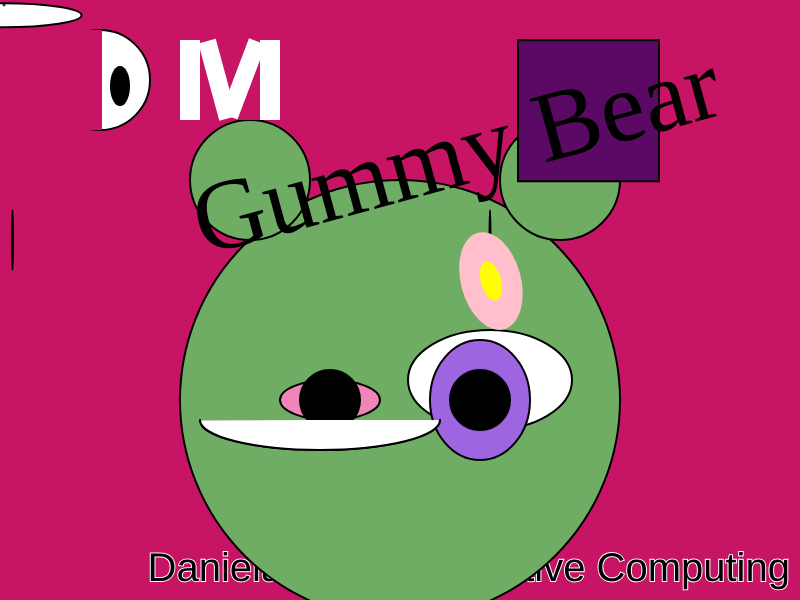
Frame 1 (no input)
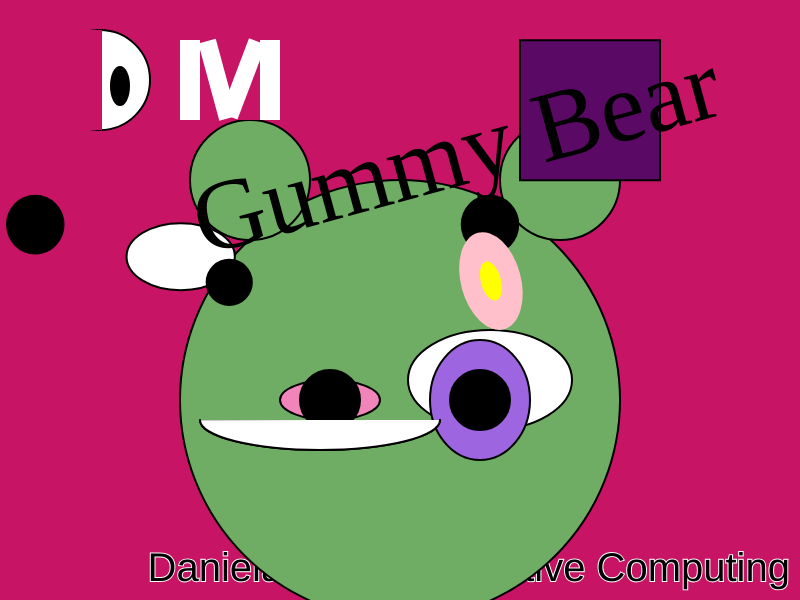
Frame 60 (no input)
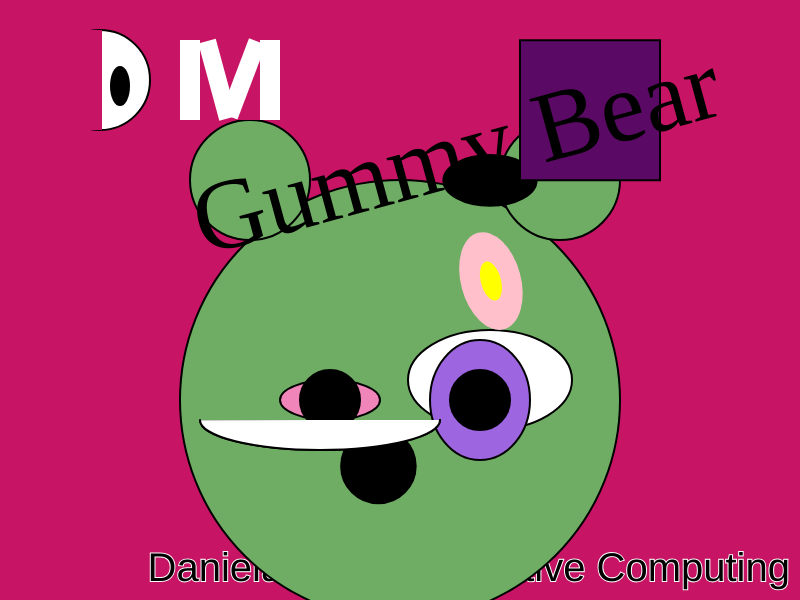
Frame 120 (the mouse pressed at the canvas centre since frame 60)

The p5.js sketch that drew these frames (run headless with seeded random() and noise() and a simulated clock; from frame 60 on, the mouse is pressed at the canvas centre):

// p5.js sketch
// ── sketch.js
let canvasWidth;
let canvasHeight;

let drawFunctionList = [daniellaDraw]; //danielDraw];//charanDraw, alvandDraw, athanDraw , marcoDraw, minaDraw, maxDraw];
let drawFunctionIndex = drawFunctionList.length - 1;
let timingInterval = 20000;

function setup() {
  canvasWidth = displayWidth; //768;
  canvasHeight = displayHeight; //1024;  
  createCanvas(canvasWidth, canvasHeight);
  //scale(.5);
  //maxDraw();
  nextProject();
  setInterval(nextProject, timingInterval);
}
function draw() {
  //  background(220);
  drawFunction = drawFunctionList[drawFunctionIndex];
 // console.log(drawFunctionIndex);
  push();
  drawFunction();
  pop();
}

function nextProject(){
  console.log("nextProject", drawFunctionList.length);
  drawFunctionIndex = (drawFunctionIndex + 1) % drawFunctionList.length;
}

function showCaption(textString) {
  push();
  stroke("white");
  strokeWeight(2);
  fill("black");
  textAlign(RIGHT, BOTTOM);
  textSize(40);
  text(textString, canvasWidth - 10, canvasHeight - 10);
  pop();
}


function maxDraw() {
  background("rgb(190,0,33)");

  
  showCaption("Max Vanier - Creative Computing");

  scale(2);
  //base face
 
  let tooth_point_x = 472;
  let tooth_point_y = 315;
  let mustache_left_x = 480;
  let mustache_left_y = 270;
  let mustache_right_x = 520;
  let mustache_right_y = 270;
  

  //base face
  strokeWeight(0);
  fill("rgb(224,202,163)");
  circle(500, 200, 220);
  fill("rgb(219,195,154)");
  beginShape();
  vertex(400, 200);
  vertex(600, 200);
  vertex(610, 310);
  vertex(580, 350);
  vertex(420, 350);
  vertex(390, 310);
  vertex(400, 200);
  endShape();

  //mouth and nose
  fill("rgb(212,188,150)");
  ellipse(500, 310, 160, 190);

  beginShape();
  fill("rgb(198,175,142)");
  vertex(480, 225);
  vertex(520, 225);
  vertex(525, 265);
  vertex(475, 265);

  endShape();

  beginShape();
  fill("rgb(198,170,129)");
  vertex(482, 215);
  vertex(518, 215);
  vertex(505, 275);
  vertex(495, 275);
  endShape();

  //right eye
  strokeWeight(1);
  fill("white");
  ellipse(550, 210, 40, 18);
  strokeWeight(0);
  fill("rgb(251,217,30)");
  circle(550, 212, 15);
  fill("rgb(93,58,15)");
  circle(549, 214, 8);

  //hairs left
  fill("rgb(222,222,222)");
  triangle(385, 140, 390, 200, 420, 160);
  fill("rgb(227,227,227)");
  triangle(370, 160, 395, 200, 420, 180);
  fill("rgb(220,219,219)");
  triangle(380, 155, 395, 180, 450, 170);

  //hairs right

  //mouth and teeth
  fill("black");
  rect(455, 290, 90, 55);

  fill("white");

  beginShape();
  vertex(tooth_point_x, tooth_point_y);
  vertex(tooth_point_x + 10, tooth_point_y);
  vertex(tooth_point_x + 8, tooth_point_y + 20);
  vertex(tooth_point_x + 2, tooth_point_y + 20);
  endShape();

  beginShape();
  vertex(482, 314);
  vertex(492, 314);
  vertex(490, 334);
  vertex(484, 334);
  endShape();

  beginShape();
  vertex(492, 313);
  vertex(502, 313);
  vertex(500, 333);
  vertex(494, 333);
  endShape();

  beginShape();
  vertex(502, 313);
  vertex(512, 313);
  vertex(510, 333);
  vertex(504, 333);
  endShape();

  beginShape();
  vertex(512, 314);
  vertex(522, 314);
  vertex(520, 334);
  vertex(514, 334);
  endShape();

  beginShape();
  vertex(522, 315);
  vertex(532, 315);
  vertex(530, 335);
  vertex(524, 335);
  endShape();

  //lips, cheekbones, ears
  fill("rgb(212,188,150)");
  ellipse(480, 340, 65, 36);
  ellipse(520, 340, 65, 36);

  //scar
  fill("pink");
  triangle(582, 125, 590, 135, 480, 140);
  triangle(490, 140, 400, 300, 500, 138);

  //left eye
  strokeWeight(1);
  fill("white");
  ellipse(450, 210, 33, 18);

  //eyebrows
  strokeWeight(0);
  triangle(420, 190, 480, 195, 420, 200);

  //Mustache
  beginShape();
  vertex(mustache_left_x, mustache_left_y);
  vertex(mustache_left_x + 20, mustache_left_y + 30);
  vertex(mustache_left_x - 20, mustache_left_y + 40);
  vertex(mustache_left_x - 50, mustache_left_y + 70);
  vertex(mustache_left_x - 40, mustache_left_y + 20);
  endShape();
  
  beginShape ()
  vertex(mustache_right_x , mustache_right_y);
  vertex(mustache_right_x -20 , mustache_right_y + 30 );
  vertex(mustache_right_x + 20, mustache_right_y + 40);
  vertex(mustache_right_x + 50, mustache_right_y + 70);
  vertex(mustache_right_x + 40, mustache_right_y + 20);
  
  endShape();
  
  triangle (500, 300, 520, 270, 480, 270)

  // blocking off
  strokeWeight(0);
  fill("rgb(190,0,33)");
  square(430, 380, 140);

  //insignia
  fill("rgb(13,198,239)");
  circle(100, 105, 150);
  fill("rgb(190,0,33)");
  //lightning bolts
  beginShape();
  vertex(60, 20);
  vertex(60, 60);
  vertex(75, 40);
  vertex(60, 120);
  vertex(60, 70);
  vertex(45, 90);
  endShape();

  beginShape();
  vertex(100, 50);
  vertex(100, 100);
  vertex(115, 80);
  vertex(100, 160);
  vertex(100, 110);
  vertex(85, 130);
  endShape();

  beginShape();
  vertex(140, 90);
  vertex(140, 140);
  vertex(155, 120);
  vertex(140, 200);
  vertex(140, 150);
  vertex(125, 170);
  endShape();

  //letter C
  fill("rgb(13,198,239)");
  circle(100, 250, 120);
  fill("rgb(190,0,33)");
  circle(100, 250, 80);
  circle(180, 250, 120);


}


let squareX= 100;
let squareY= 0.1;
let squareW= 100;
let rampAplitude= 60;
let sinSpeed= 90;
let sinAmplitude= 90;
function daniellaDraw() {
  background(200,20,100); // Colour of background

  showCaption("Daniela Malka - Creative Computing");
  scale(2);

  let adjustedWidth = width / 2;
  let adjustedHeight = height / 2;

  let eyeColour="rgb(158,101,224)" // Eye colour
  let eyecolour2="rgb(240,133,185)" // Eye colour for the second eye

  let skinColour="rgb(112,173,100)" // Skin colour
  let nosesizeX=sin(frameCount*0.01)*203 // Nose size X-axis
  let nosesizeY=sin(frameCount*0.01)*250 // Nose size Y-axis
  let nosesizeRadius=sin(frameCount*0.01)*40 // Nose size radius
  let lowereyebrowX=sin(frameCount*0.05)*125 // To lower the eyebrow on the X-axis
  let lowereyebrowY=cos(frameCount*0.006)*120 //To lower the eyebrow on the Y-axis
  let lowereyebrowL=sin(frameCount*0.01)*50 // To lower the eyebrow length
  let lowereyebrowW=cos(frameCount*0.1)*30 // To lower the eyebrow width
  let eyesizeX=sin(frameCount*0.01)*160 // Eye size X-axis
  let eyesizeY=sin(frameCount*0.04)*190 // Eye size Y-axis
  let eyesizeL=cos(frameCount*0.3)*82 // Eye length
  let eyesizeW=sin(frameCount*0.1)*120 // Eye width
  let letterColour="rgb(311,422,353)" // Colour for the letters of my insignia.
  let eyebrowColour="rgb(0,0,0)" // Eyebrow colour
  
  fill(skinColour);
  circle(200, 200, 220); // Circle for my head
  square(250,60,60,300); // Antenna #1
  square(95, 60,60, 300); // Antenna #2 
  fill(255,255,255); // Colour for body
  ellipse(eyesizeX, eyesizeY, eyesizeL, eyesizeW); // Eye #1
  ellipse(245, 190, 82, 50); // Eye #2
  fill(eyeColour);
  ellipse(240, 200, 50, 60); // Iris #1
  fill(eyecolour2);
  ellipse(165, 200, 50, 20); // Iris #2
  fill(0,0,0);
  ellipse(240, 200, 30, 30, 0); // Retina #1
  ellipse(165, 200, 30, 30, 0); // Retina #2
  push();
  fill (0,0,0);
  circle(nosesizeX,nosesizeY,nosesizeRadius); // Nose
  pop();
  push();
  fill (eyebrowColour);
  ellipse(lowereyebrowX, lowereyebrowY, lowereyebrowL, lowereyebrowW);// Eyebrow #1
  ellipse(245, lowereyebrowY, lowereyebrowL, lowereyebrowW); // Eyebrow #2
  pop();
  push();
  arc(adjustedWidth*.4, adjustedHeight*.7, adjustedWidth*.3, adjustedHeight*.1, 0, 3.14); // Mouth
  fill(283,292,292);
  arc(adjustedWidth*.4, adjustedHeight*.7, adjustedWidth*.3, adjustedHeight*.1, 0, 3.14); // Smile (teeth)
  pop();
  fill(90,10,100);
  let offset = frameCount % rampAplitude;
  offset = offset - (rampAplitude / 1);  
  square(squareX = 200-offset, squareY + 20, squareW+offset /2);
  fill(letterColour);
  circle(50,40,50); // For the letter D
  noStroke(); // To get rid of the outline of the square that hides the rest of the circle to create a "D"-like shape.
  fill(200,20,100); // For the letter D
  square(1,15,50); // For the letter D
  fill(0,0,0); // For the inside of the D
  ellipse(60,43, 10, 20); // For the inside of the D
  fill(200,20,100); // For the letter M
  rect(90,20,50,40); // For the letter M
  fill(letterColour);
  rect(90,20,10,40); // For the letter M
  rect(130,20,10,40); // For the letter M
  rotate(50); // For the letter M
  rect(90,47,9,40); // For the letter M
  push(); // To make sure whatever is within the push and pop stays inside.
  fill(letterColour);
  rectMode(CENTER); // For the letter M
  translate(107,70); // For the letter M
  rotate(PI*0.2); // For the letter M
  rect(0,0,9,40); // For the letter M
  pop();
  fill(255, 192, 203); // Pink color
  ellipse(200, 200, 30, 50); // Petals
  fill(255, 255, 0); // Yellow color
  ellipse(200, 200, 30 / 3, 60 / 3); // Center
  fill(0); // Set text color to black
  textSize(50);
  textFont('Times New Roman');
  textAlign(CENTER);
  text('Gummy Bear', adjustedWidth / 2, adjustedHeight / 2);


}

function minaDraw(){
  background("white"); //

  showCaption("Mina Wei - Creative Computing");

  stroke("black");
  strokeWeight(3);
  fill("#F14E28");
  ellipse(490, 270, 150, 400); // left bow

  stroke("black");
  strokeWeight(3);
  fill("#F14E28");
  ellipse(710, 270, 150, 400); // left bow

  stroke("black");
  strokeWeight(3);
  fill("#F14E28");
  circle(600, 355, 100); // center of bow

  stroke("black");
  strokeWeight(3);
  fill("#FDDAC6");
  ellipse(600, 600, 520, 500); // head base

  stroke("black");
  strokeWeight(3);
  fill("white");
  ellipse(450, 610, 220, 250); // eyes on the left

  stroke("#F583B7");
  strokeWeight(3);
  fill("#F583B7");
  ellipse(465, 605, 195, 205); // eye colour

  stroke("black");
  strokeWeight(3);
  fill("black");
  ellipse(475, 599, 175, 190); // pupil

  stroke("white");
  strokeWeight(3);
  fill("white");
  ellipse(520, 600, 45, 45); // white dot

  stroke("black");
  strokeWeight(3);
  fill("white");
  ellipse(750, 610, 220, 250); // eyes on the right

  stroke("#F583B7");
  strokeWeight(3);
  fill("#F583B7");
  ellipse(735, 605, 195, 205); // eye colour

  stroke("black");
  strokeWeight(3);
  fill("black");
  ellipse(720, 599, 175, 190); // pupil

  stroke("white");
  strokeWeight(3);
  fill("white");
  ellipse(680, 600, 45, 45); // white dot

  stroke("black");
  fill("#F68421");
  // OPEN fill mode.
  arc(600, 520, 490, 335, PI, PI - QUARTER_PI - QUARTER_PI - HALF_PI, OPEN); // hair

  stroke("#FDDAC6");
  strokeWeight(3);
  fill("#FDDAC6");
  triangle(620, 520, 600, 480, 580, 520); //cut of bangs

  stroke("black");
  strokeWeight(3);
  fill("black");
  triangle(430, 520, 470, 485, 470, 520); //cut of bangs

  stroke("black");
  strokeWeight(3);
  fill("black");
  triangle(770, 520, 730, 485, 730, 520); //cut of bangs

  fill("#FDDAC6");
  arc(600, 740, 50, 60, 0, PI, OPEN); // mouth

  line(620, 520, 846, 520); // bangs outline

  line(580, 520, 354, 520); // bangs outline

  line(600, 480, 580, 520); // bangs outline

  line(600, 480, 620, 520); // bangs outline

 
}



let hueValue = 0; //the starting color is red

function danielDraw(){
  background(hueValue, 100, 100); //color of the background
  
  showCaption("Daniel Kim - Creative Computing");

  scale(1.25);
  let bigEars = 260; //size of ears
  let kmLines = 10; //size of initials
  let eyeballSize = 50; //size of eyeballs
  let heightEars = 260; //height level of ears
  let rightearColor = "grey"; //color of right ear
  let leftearColor = "grey"; //color of left ear
  let faceColor = "darkgrey"; //color of face
  let mouthColor = "black"; //color of mouth
  let pupilColor = "black"; //color of pupils
  let noseColor = "black"; //color of nose
  let nosedroolColor = "lightblue"; //color of nose drool
  let eyeballOutlineSize = sin(frameCount * 0.03) * 20 + 25; //size of eyeball outline
  let pupilSize = sin(frameCount * 0.03) * 10 + 15; //pupils blinking
  let mouthSize = sin(frameCount * 0.0315) * 25 + 30; //mouth opening and closing
  let noseDroolSize = sin(frameCount * 0.025) * 50 + 60; //nosedrool hanging then going   back into nose
  let earSize = sin(frameCount * 0.05) * 5 + 220; //ears twitching
  let rampAmplitude = 200; 
  
  let rampOffset = 50; 
  
  let rampSpeed = 0.75; 

  strokeWeight(5); //thickness of lines

  fill(rightearColor); //color of the right ear

  circle(570, heightEars, earSize); //right ear

  fill(leftearColor); //colour of the left ear

  circle(210, heightEars, earSize); //left ear

  fill(faceColor); //color of the face

  circle(390, 320, 400); //face

  ellipse(310, 290, eyeballSize, eyeballOutlineSize); //outline of left eye

  ellipse(465, 290, eyeballSize, eyeballOutlineSize); //outline of right eye

  fill(pupilColor); //color of pupils

  ellipse(310, 290, 25, pupilSize); //pupil of left eye

  ellipse(465, 290, 25, pupilSize); //pupil of right eye

  fill(nosedroolColor); //color nose drool

  ellipse(390, 355, 30, noseDroolSize); //nose drool

  fill(noseColor); //nose

  ellipse(387, 330, 40, 100); //nose

  fill(mouthColor); //color of mouth

  ellipse(387, 450, 70, mouthSize); //mouth

  strokeWeight(5); //thickness of K, dot, and M

  line(30, kmLines, 30, 75); //straight line of K

  line(60, kmLines, 30, 55); //line facing upper right of K

  line(30, 42, 60, 75); //line facing lower right of K

  point(80, 75); //dot in between initials

  line(100, kmLines, 100, 75); //first line on the left M

  line(100, kmLines, 120, 75); //second line facing the middle point of M

  line(145, kmLines, 120, 75); //third line facing right corner of M

  line(145, kmLines, 145, 75); //fourth straight line on the right of M

  hueValue = (hueValue + 1) % 360; //color changing all the way to 360 for all colors of rainbow

}


// My 5 variables
let skyColor = [135, 206, 235] // starting sky color

let groundColor = [0, 128, 0] // made every variable (groundColor) so that the color changing is syncronised
let shirtColor = [0, 128, 0]
let pantsColor = [0, 128, 0]
let skinColor = [0, 128, 0]

// Sun Variables
let angle = 0
let amplitude = 150
let frequency = 0.01
let sunRadius = 50

// Clouds
let cloudX = 0
let cloudSpeed = 1.5
let cloudSize = 60

// Lasso
let lassoAngle = 0
let lassoSpeed = 0.07
function marcoDraw() {

  
  // Sun position
  let sunY = canvasHeight / 4 + sin(angle) * amplitude
  // t determines how orange the sky is
  let t = map(sunY, height/4 - amplitude, height/4 + amplitude, 0, 1)
  t = constrain(t, 0, 1)

  // Interpolate sky color
  let skyR = lerp(skyColor[0], 255, t)
  let skyG = lerp(skyColor[1], 165, t)
  let skyB = lerp(skyColor[2], 0, t)

  background(skyR, skyG, skyB)

  showCaption("Marco DiFruscia - Creative Computing");

  scale(2);

 
  // Clouds moving across the sky
  cloudX += cloudSpeed
  if (cloudX > width + cloudSize * 2) cloudX = -cloudSize

  noStroke()
  fill(255)
  ellipse(cloudX, 70, cloudSize, cloudSize * 0.8)
  ellipse(cloudX + 40, 70, cloudSize, cloudSize * 0.8)
  ellipse(cloudX + 20, 55, cloudSize, cloudSize * 0.8)

  // Sun
  fill(255, 255, 0)
  circle(100, sunY, sunRadius * 2)

  // Ground
  fill(groundColor[0] % 300, groundColor[1] % 200, groundColor[2] % 100)
  rect(0, 440, width, 60)
  groundColor[0]++
  groundColor[1]++
  groundColor[2]++

  // Legs
  fill(groundColor[0] % 300, groundColor[1] % 200, groundColor[2] % 100)
  rect(200, 300, 40, 120, 5)
  rect(260, 300, 40, 120, 5)

  // Boots
  fill(90, 50, 20)
  rect(195, 420, 45, 20, 3)
  rect(260, 420, 45, 20, 3)

  // Body
  fill(groundColor[0] % 300, groundColor[1] % 200, groundColor[2] % 100)
  rect(200, 180, 100, 140, 10)

  // Arms 
  fill(groundColor[0] % 300, groundColor[1] % 200, groundColor[2] % 100)
  rect(160, 200, 38, 88, 10)
  rect(302, 200, 38, 88, 10)

  // Hands
  fill(groundColor[0] % 300, groundColor[1] % 200, groundColor[2] % 100)
  circle(180, 290, 26)
  circle(320, 290, 24)

  // Belt
  fill(0)
  rect(200, 310, 100, 12)
  fill(255, 215, 0)
  rect(245, 310, 20, 12)

  // Bandana
  fill(200, 0, 0)
  triangle(200, 180, 300, 180, 250, 230)

  // Head
  fill(groundColor[0] % 300, groundColor[1] % 200, groundColor[2] % 100)
  ellipse(250, 120, 120, 130)

  // Hat
  fill(110, 70, 20)
  rect(215, 45, 70, 33, 6)
  ellipse(250, 85, 200, 40)

  // Face
  fill(255)
  ellipse(230, 120, 20, 18)
  ellipse(270, 120, 20, 18)
  fill(0)
  ellipse(230, 120, 8, 8)
  ellipse(270, 120, 8, 8)

  // Eyebrows
  stroke(60, 30, 10)
  strokeWeight(4)
  line(220, 105, 240, 110)
  line(260, 110, 280, 105)
  noStroke()

  // Mouth
  stroke(0)
  strokeWeight(3)
  line(230, 150, 270, 150)
  noStroke()

  // Badge
  fill(255, 215, 0)
  circle(280, 225, 16)

  // Lasso
  noFill()
  stroke(180, 120, 40)
  strokeWeight(4)
  let loopX = 350 + cos(lassoAngle) * 50
  let loopY = 240 + sin(lassoAngle) * 50
  line(350, 240, 320, 290)
  noFill()
  circle(loopX, loopY, 100)
  lassoAngle += lassoSpeed

  // Initials "C.B"
  stroke(0)
  strokeWeight(5)
  line(20, 20, 50, 20)
  line(20, 20, 20, 60)
  line(20, 60, 50, 60)
  line(70, 20, 70, 60)
  line(70, 20, 90, 30)
  line(90, 30, 70, 40)
  line(70, 40, 90, 50)
  line(90, 50, 70, 60)

  // Sun movement
  angle += frequency

 
}



//Variables
let faceSize = 250; // size of the head (main circle)
let earSize = 80; // diameter of the headphone earcups
let eyeSize = 67; // diameter of eyeballs
let pupilSize = 35; // diameter of pupils
let mouthSize = 100; // width/height of the mouth arc
let faceColor = "#FF539B"; //head/face color
let earColor = "#4AE6E6"; // headphone earcup color
let pupilLeft = 60; // left puupil size
let pupilRight = 60; // right pupil size

// starting values
let cx = 200;
let cy = 220;
faceSize = 230;
let mouthW = 110;
let earBase = 75;
let earOffsetX = 140;
bandHeight = 165;
let notes = []; //music notes

// ramp function
function ramp(period) {
  return (frameCount % period) / period;
}

// draw a triangle nose
function drawNose(x, y, w, h, c) {
  push();
  fill(c);
  stroke(0);
  strokeWeight(2);
  triangle(x, y - h * 0.6, x - w * 0.5, y + h * 0.4, x + w * 0.5, y + h * 0.4);
  pop();
}

//long music note
function drawNote(x, y, s, hueVal, alphaVal) {
  push();
  translate(x, y);
  noStroke();
  fill(hueVal, 70, 95, alphaVal);

  // note head
  ellipse(0, 0, s * 1.1, s * 0.8);

  // stem
  fill(hueVal, 70, 80, alphaVal);
  rect(s * 0.45, -s * 2.2, s * 0.15, s * 2.4, 2);

  // small curved flag
  noFill();
  stroke(hueVal, 70, 80, alphaVal);
  strokeWeight(2);
  arc(s * 0.52, -s * 2.1, s * 0.9, s * 0.9, -PI / 2, 0);
  pop();
}

// add a new note near the right side of the head
function spawnNote() {
  notes.push({
    x: cx + 40 + random(-10, 10),
    y: cy + 10 + random(-6, 6),
    vy: random(1.0, 1.8), // up speed
    wob: random(0.02, 0.04), // sideways wiggle
    s: random(10, 14), // size
    hue: random(190, 300), // color
    life: 0, // age (frames)
  });
}

// move and draw the notes
function updateNotes() {
  for (let i = notes.length - 1; i >= 0; i--) {
    let n = notes[i];
    n.y -= n.vy; // go up
    n.x += 6 * sin(n.life * n.wob); // wiggle
    n.life++;

    // fade out slowly (longer life)
    let a = map(n.life, 0, 260, 100, 0); // 260 frames ≈ 4+ sec
    drawNote(n.x, n.y, n.s, n.hue, a);

    if (n.life > 280 - n.y < -20) notes.splice(i, 1);
  }
}

// simple initials (unchanged)
function drawInitials() {
  push();
  stroke(0);
  strokeWeight(3);
  noFill();
  line(20, 40, 20, 10);
  line(20, 10, 30, 25);
  line(30, 25, 40, 10);
  line(40, 10, 40, 40);
  circle(55, 38, 5);
  line(70, 40, 70, 10);
  line(70, 10, 80, 25);
  line(80, 25, 90, 10);
  line(90, 10, 90, 40);
  pop();
}

function athanDraw(){
  colorMode(HSB);

  //time controls
  const slow = ramp(500); // slow  ramp
  const med = ramp(240); // medium ramp
  const fast = ramp(120); // fast  ramp

  // background (color change with sin)
  bgHue = map(sin(frameCount * 0.01), -1, 1, 220, 260);
  background(bgHue, 40, 25);

  showCaption("Athanassios Mavritsakis - Creative Computing");


  scale(2);


  // head bop
  headBop = 0.15 * sin(frameCount * 0.04);

  //variable animations
  eyeSize = 52 + 8 * sin(frameCount * 0.02); // small range
  pupilLeft = 18 + 14 * abs(sin(frameCount * 0.07)); // blink
  pupilRight = 18 + 14 * abs(sin(frameCount * 0.07 + 0.8)); // offset
  mouthH = 50 + 50 * med; // ramp
  earLeft = earBase + 18 * fast; // grows (low to high)
  earRight = earBase + 18 * (1 - fast); // shrinks (high to low)

  // headphone band
  bandWidth = earOffsetX * 2 + max(earLeft, earRight);
  bandY = cy - 60 + 3 * sin(frameCount * 0.02);

  // spawn long notes regularly (uses modulo for timing) ----
  if (frameCount % 14 === 0) spawnNote();
  updateNotes();

  // HEAD (rotate to bop) ----
  push();
  translate(cx, cy);
  rotate(headBop);

  // headphone band
  noFill();
  stroke(0);
  strokeWeight(8);
  arc(0, 90, 330, 450, PI + QUARTER_PI, TWO_PI - QUARTER_PI);

  // head
  fill(315, 70, 85);
  stroke(0);
  strokeWeight(4);
  circle(0, 0, faceSize);

  // earcups (outside + connected)
  fill(185, 65, 90);
  stroke(0);
  strokeWeight(3);
  circle(-earOffsetX, 0, earLeft);
  circle(earOffsetX, 0, earRight);

  // eyes
  fill(270, 60, 70);
  stroke(0);
  strokeWeight(2);
  ellipse(-45, -40, eyeSize, eyeSize);
  ellipse(45, -40, eyeSize, eyeSize);

  // pupils
  fill(0, 0, 100);
  circle(-45, -40, pupilLeft);
  circle(45, -40, pupilRight);

  // nose (custom function)
  drawNose(0, 5, 60, 55, color(230, 60, 80));

  // mouth (ramp opens/closes)
  fill(25, 70, 95);
  stroke(0);
  strokeWeight(3);
  arc(0, 60, mouthW, mouthH, 0, PI + QUARTER_PI);

  pop();

  // initials
  drawInitials();


}


// VARIABLES
let leftEarTipX = 100;
let rightEarTipX = 300;
let leftSideNose = 200;

// Track how many blinks have happened
let blinkCount = 0;
let eyeColorIsRed = true;
function alvandDraw(){

  background('#2C397D');

  showCaption("Alvand Mohammadpouryazdi - Creative Computing");

  scale(2);


  // --- ANIMATION VARIABLES ---
  let blinkSpeed = frameCount % 50; // resets every 4 seconds
  let eyeOpen;
  if (blinkSpeed < 10) {
    eyeOpen = map(blinkSpeed, 0, 10, 20, 2); // closing
  } else if (blinkSpeed < 20) {
    eyeOpen = map(blinkSpeed, 10, 20, 2, 20); // opening
  } else {
    eyeOpen = 20; // open
  }

  // Every time a blink cycle resets, toggle color
  if (blinkSpeed === 0) {
    blinkCount++;
    eyeColorIsRed = blinkCount % 2 === 0; // alternate each blink
  }

  // Set eye color
  let eyeColor = eyeColorIsRed ? color(174, 9, 9) : color(255);

  // Helmet metallic shine
  let helmetShade = 120 + sin(frameCount * 0.03) * 50;

  // Sword floating animation
  let swordY = 250 + sin(frameCount * 0.04) * 30;

  // --- KNIGHT HEAD ---
  fill(helmetShade);
  arc(200, 150, 200, 200, PI, 0); // helmet

  fill('black');
  circle(200, 150, 200); // face under armour

  fill('grey');
  triangle(190, leftSideNose, 200, 90, 210, 200); // nose
  triangle(210, 350, 210, 175, 300, 175); // armour cheek (left)
  triangle(190, 350, 190, 175, 100, 175); // armour cheek (right)
  triangle(rightEarTipX, 2, 210, 100, 300, 150); // right ear
  triangle(leftEarTipX, 2, 190, 100, 100, 150); // left ear

  // --- EYES (Blink + Color Toggle) ---
  fill(eyeColor);
  ellipse(150, 163, 20, eyeOpen);
  ellipse(250, 163, 20, eyeOpen);

  // --- SWORD (Full Design with Handle + Guard) ---
  push();
  translate(330, swordY);

  // Blade
  stroke(200);
  strokeWeight(5);
  line(0, -70, 0, 50);

  // Guard
  strokeWeight(8);
  stroke('gold');
  line(-20, 50, 20, 50);

  // Handle
  strokeWeight(6);
  stroke('#924C21');
  line(0, 50, 0, 80);

  // Pommel
  noStroke();
  fill('gold');
  circle(0, 85, 15);

  // Tip
  fill('silver');
  ellipse(0, -70, 15, 8);
  pop();

  // --- Glow around knight ---
  let glow = abs(sin(frameCount * 0.05)) * 100 + 50;
  noFill();
  stroke(255, 255, glow, 120);
  strokeWeight(2);
  circle(200, 150, 210 + sin(frameCount * 0.03) * 5);


}


//simple integer variables that change lengths and widths
let boulderShoulderRadius = 100;
let faceRadius = 200;
let abSize = 150; 

//boolean variables
let happiness = true; //for the smile
let invertColor = false; //boolean that is sent as a parameter to the invertible color function

//this is a custom fill function that also accepts a boolean to invert the color
function invertibleColor(boolean, r, g, b) { 
  if (boolean) {
    fill(256 - r, 256 - g, 256 - b);
  } else {
    fill(r,g,b);
  }  
} 

let increasingVal = 0;
let r = 255;
let b = 0;
let g = 0;
let phase = 0;

function charanDraw(){

  if (phase == 0) {
    b+= 2
    r-= 2
    background(r, g, b)
    if (b > 254) {
      b = 255
      r = 0
      phase = 1
    }
  } else if (phase == 1){
    g+= 2
    b-= 2
    background(r, g, b)
    if (g > 254) {
      g = 255
      b = 0
      phase = 2
    }
  } else if (phase == 2){
    r+= 2
    g-= 2
    background(r, g, b)
    if (r > 254) {
      r = 255
      g = 0
      phase = 0
    }
  }

  showCaption("Charan Veluru - Creative Computing");

  invertibleColor(invertColor, 88,57,39);
  ellipse(300, 400, 50, 100); //neck
  faceRadius+=0.03;
  circle(300, 275, map(sin(faceRadius), -1, 1, 200, 275)); //face
  
  if (happiness) {
    arc(300, 330, 80, 60, 0, PI, PIE, 5);
  } else {
    beginShape();
    vertex(250, 350)
    vertex(350, 350)
    vertex(300, 270)
    endShape(CLOSE);
  }
  
  invertibleColor(invertColor, 256,256,256);
  ellipse(250, 275, 50, 90); //left eye
  ellipse(350, 275, 50, 90); //right eye
  
  invertibleColor(invertColor, 0,0,0);
  circle(250, 250, 30); //left iris
  circle(350, 250, 30); //right iris
  
  invertibleColor(invertColor, 256, 256, 256);
  circle(260, 250, 10); //left eye reflection
  circle(360, 250, 10); //right eye reflection


  invertibleColor(invertColor, 256, 128, 128);
  triangle(210, 230, 170, 160, 260, 180) //ear1
  triangle(390, 230, 430, 160, 340, 180) //ear2
  
  invertibleColor(invertColor, 250, 180, 20);
  rect(100, 450, 80, 300) //Left Arm
  rect(180, 450, 240, 300) //Abdomen
  rect(420, 450, 80, 300) //Right Arm
  square(180, 450, 120) //pec1
  square(300, 450, 120) //pec
  
  ellipse(300, 450, 350, 50) //collarbobne
  
  let temporaryRadius = (boulderShoulderRadius % 121) + 80;
  circle(130, 450, temporaryRadius) //shoulder1
  circle(470, 450, temporaryRadius) //shoulder2
  console.log(temporaryRadius);
  boulderShoulderRadius++;
  //bouldershoulder radius from 80-200

  tempAbSize = map(sin(increasingVal), -1, 1, 150, 250)
  ellipse(300, 700, tempAbSize, abSize/3) //2pack
  ellipse(300, 650, tempAbSize, abSize/3) //4pack
  ellipse(300, 600, tempAbSize, abSize/3) //6pack
  increasingVal+=0.05;
//centerline to provide guidance and a mid x value to refer to


  scale(2);
}


// ── style.css
html, body {
  margin: 0;
  padding: 0;
}
canvas {
  display: block;
}
body {
    display: flex;
    align-items: center;
    justify-items: center;
}
// ── style6.css
/* CSS files add styling rules to your content */

body {
  margin: 0;
  padding: 0;
}

/* use viewport-relative units to cover page fully */
body {
  height: 100vh;
  width: 100vw;
}

.container {
  display: flex;
  justify-content: center;
  align-items: center;

  height: 100%;
  width: 100%;
  background-color: black;
}

.container div {
  position: absolute;
  border-radius: 25px;

  width: 50%;
  height: 20%;

  animation: rotation 20s infinite linear, skewing 15s infinite linear;
  background: -webkit-radial-gradient(
    center,
    hsla(0,100%, 50%, 0.33) 0%,
    hsla(0,100%, 50%, 0) 50%
  );
  
  text-align: center;
  color: hsl(180, 100%, 50%);
  font-size: 4em;
}

#d1 {
  animation: rotation 30s infinite linear, opacity 41s alternate infinite linear, redred 32s alternate infinite linear;
  
}

#d2 {
  animation: rotation 31s infinite linear, opacity 40s alternate infinite linear, redred 33s alternate infinite linear;
}

#d3 {
  animation: rotation 32s infinite linear, opacity 39s alternate infinite linear, redred 34s alternate infinite linear;
}

#d4 {
  animation: rotation 33s infinite linear, opacity 38s alternate infinite linear, redred 35s alternate infinite linear;
}

#d5 {
  animation: rotation 34s infinite linear, opacity 37s alternate infinite linear, redred 36s alternate infinite linear;

}

#d6 {
  animation: rotation 35s infinite linear, opacity 36s alternate infinite linear, redred 37s alternate infinite linear;

}

#d7 {
  animation: rotation 36s infinite linear, opacity 35s alternate infinite linear, redred 38s alternate infinite linear;
}


#d8 {
  animation: rotation 37s infinite linear, opacity 34s alternate infinite linear, redred 39s alternate infinite linear;
}

#d9 {
  animation: rotation 38s infinite linear, opacity 33s alternate infinite linear, redred 40s alternate infinite linear;

}



#d10 {
  animation: rotation 39s infinite linear, opacity 32s alternate infinite linear, redred 41s alternate infinite linear;
}



#d11 {
  animation: rotation 40s infinite linear, opacity 31s alternate infinite linear, redred 42s alternate infinite linear;
}



#d12 {
  animation: rotation 41s infinite linear, opacity 30s alternate infinite linear, redred 43s alternate infinite linear;
}


@keyframes rotation {
  from {
/*    z-index: 0;*/
    transform: rotate(0deg) skew(180deg, 180deg);
  }
  to {
/*    z-index: 12;*/
    transform: rotate(359deg) skew(0deg, 0deg);
  }
}

@keyframes skewing {
  from{
    transform: skew(15deg, 15deg);    
  }
  to{
    transform: skew(0deg, 0deg);    
  }
}

@keyframes opacity{
  from{
    opacity: 1;
  }
  to{
    opacity: 0;
    
  }
}


@keyframes redred {
  0% {
    filter: hue-rotate(0deg);
  }
  100% {
    filter: hue-rotate(360deg);
  }
}



// ── style7.css
/* CSS files add styling rules to your content */

body {
  margin: 0;
  padding: 0;
}

/* use viewport-relative units to cover page fully */
body {
  height: 100vh;
  width: 100vw;
}

.container {
  display: flex;
  justify-content: center;
  align-items: center;

  height: 100%;
  width: 100%;
  background-color: black;
}

.container div {
  position: absolute;
  border-radius: 25px;

  width: 50%;
  height: 20%;

  animation: rotation 20s infinite linear, skewing 15s infinite linear;

  text-align: center;
  color: hsl(180, 100%, 50%);
  font-size: 8em;
}

#d1 {
  animation: rotation 30s infinite linear, opacity 41s alternate infinite linear, redred 32s alternate infinite linear;
  
}

#d2 {
  animation: rotation 31s infinite linear, opacity 40s alternate infinite linear, redred 33s alternate infinite linear;
}

#d3 {
  animation: rotation 32s infinite linear, opacity 39s alternate infinite linear, redred 34s alternate infinite linear;
}

#d4 {
  animation: rotation 33s infinite linear, opacity 38s alternate infinite linear, redred 35s alternate infinite linear;
}

#d5 {
  animation: rotation 34s infinite linear, opacity 37s alternate infinite linear, redred 36s alternate infinite linear;

}

#d6 {
  animation: rotation 35s infinite linear, opacity 36s alternate infinite linear, redred 37s alternate infinite linear;

}

#d7 {
  animation: rotation 36s infinite linear, opacity 35s alternate infinite linear, redred 38s alternate infinite linear;
}


#d8 {
  animation: rotation 37s infinite linear, opacity 34s alternate infinite linear, redred 39s alternate infinite linear;
}

#d9 {
  animation: rotation 38s infinite linear, opacity 33s alternate infinite linear, redred 40s alternate infinite linear;

}



#d10 {
  animation: rotation 39s infinite linear, opacity 32s alternate infinite linear, redred 41s alternate infinite linear;
}



#d11 {
  animation: rotation 40s infinite linear, opacity 31s alternate infinite linear, redred 42s alternate infinite linear;
}



#d12 {
  animation: rotation 41s infinite linear, opacity 30s alternate infinite linear, redred 43s alternate infinite linear;
}


@keyframes rotation {
  from {
/*    z-index: 0;*/
    -webkit-transform: rotate(0deg) skew(180deg, 180deg);
    transform: rotate(0deg) skew(180deg, 180deg);
  }
  to {
/*    z-index: 12;*/
    -webkit-transform: rotate(360deg) skew(0deg, 0deg);
    transform: rotate(360deg) skew(0deg, 0deg);
  }
}

@keyframes skewing {
  from{
    -webkit-transform: skew(15deg, 15deg);    
    transform: skew(15deg, 15deg);    
  }
  to{
    -webkit-transform: skew(0deg, 0deg);    
    transform: skew(0deg, 0deg);    
  }
}

@keyframes opacity{
  from{
    opacity: 1;
  }
  to{
    opacity: 0;
    
  }
}


@keyframes redred {
  0% {
    filter: hue-rotate(0deg);
  }
  100% {
    filter: hue-rotate(360deg);
  }
}
